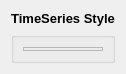
<?xml version="1.0" encoding="UTF-8"?>
<ui version="4.0">
 <class>TimeSeriesFrameWidgetForm</class>
 <widget class="QWidget" name="TimeSeriesFrameWidgetForm">
  <property name="geometry">
   <rect>
    <x>0</x>
    <y>0</y>
    <width>124</width>
    <height>72</height>
   </rect>
  </property>
  <property name="windowTitle">
   <string>Form</string>
  </property>
  <layout class="QGridLayout" name="gridLayout_7">
   <item row="0" column="0">
    <widget class="QLabel" name="titleLabel">
     <property name="font">
      <font>
       <pointsize>10</pointsize>
       <weight>75</weight>
       <bold>true</bold>
      </font>
     </property>
     <property name="text">
      <string>TimeSeries Style</string>
     </property>
     <property name="alignment">
      <set>Qt::AlignCenter</set>
     </property>
    </widget>
   </item>
   <item row="1" column="0">
    <layout class="QVBoxLayout" name="verticalLayout">
     <item>
      <widget class="QGroupBox" name="m_scatterStyleGroupBox">
       <property name="title">
        <string/>
       </property>
       <layout class="QGridLayout" name="gridLayout_3">
        <item row="0" column="0">
         <widget class="QFrame" name="m_timeSeriesStyleFrame">
          <property name="frameShape">
           <enum>QFrame::StyledPanel</enum>
          </property>
          <property name="frameShadow">
           <enum>QFrame::Raised</enum>
          </property>
         </widget>
        </item>
       </layout>
      </widget>
     </item>
    </layout>
   </item>
  </layout>
 </widget>
 <resources/>
 <connections/>
</ui>
